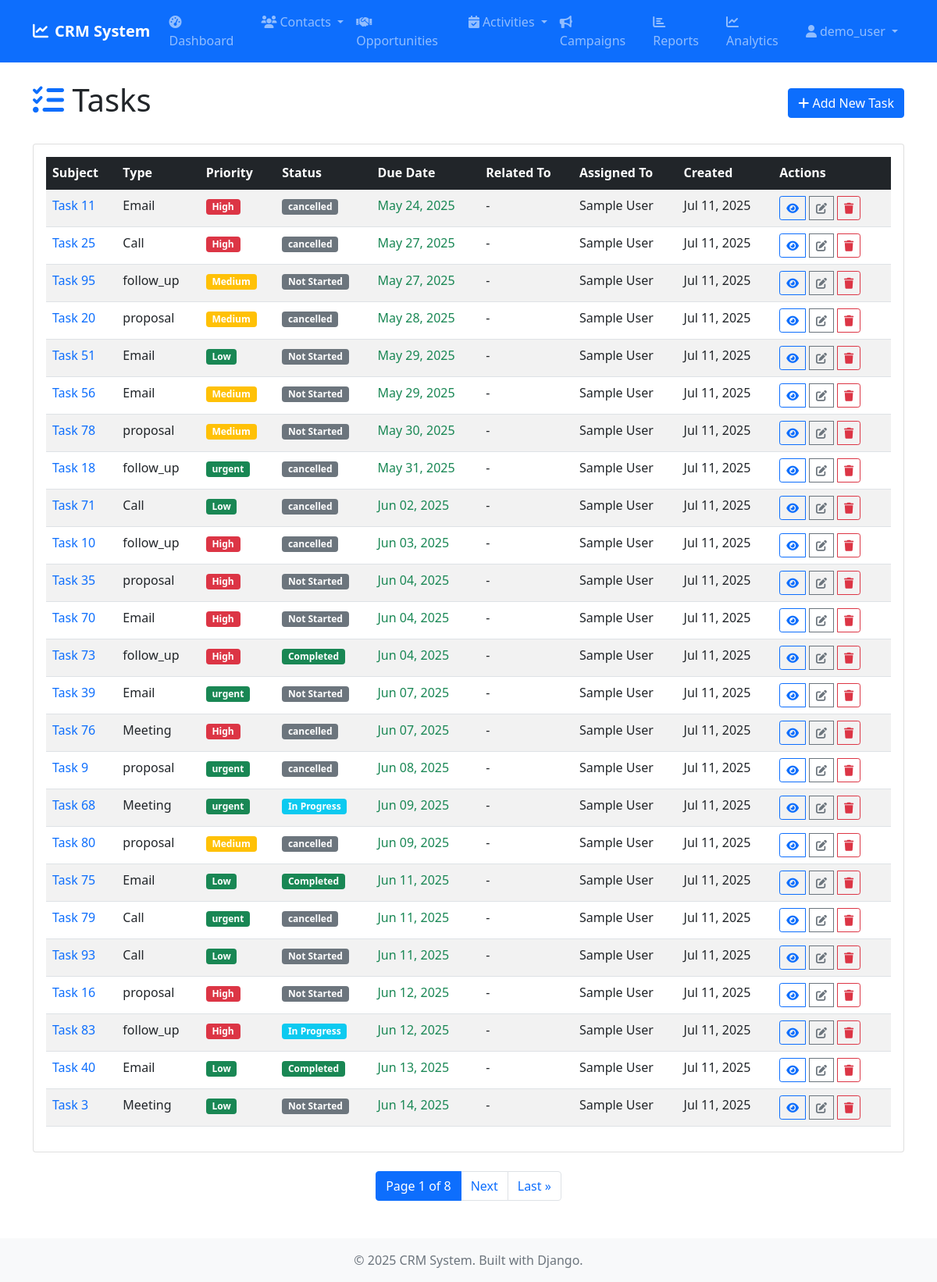
The app's page /tasks/ (signed in) with its own data.
### tasks/models.py (models this page shows, shortened)
class Task(models.Model):
    STATUS_CHOICES = [
        ('not_started', 'Not Started'),
        ('in_progress', 'In Progress'),
        ('completed', 'Completed'),
        ('pending_input', 'Pending Input'),
        ('deferred', 'Deferred'),
    ]
    PRIORITY_CHOICES = [
        ('low', 'Low'),
        ('medium', 'Medium'),
        ('high', 'High'),
    ]
    TYPE_CHOICES = [
        ('call', 'Call'),
        ('meeting', 'Meeting'),
        ('email', 'Email'),
        ('task', 'Task'),
        ('demo', 'Demo'),
        ('other', 'Other'),
    ]
    subject = models.CharField(max_length=200)
    status = models.CharField(max_length=15, choices=STATUS_CHOICES, default='not_started')
    priority = models.CharField(max_length=10, choices=PRIORITY_CHOICES, default='medium')
    task_type = models.CharField(max_length=10, choices=TYPE_CHOICES, default='task')
    due_date = models.DateTimeField()
    start_date = models.DateTimeField(null=True, blank=True)
    description = models.TextField(blank=True)
    content_type = models.ForeignKey(ContentType, on_delete=models.CASCADE, null=True, blank=True)
    object_id = models.PositiveIntegerField(null=True, blank=True)
    related_to = GenericForeignKey('content_type', 'object_id')
    assigned_to = models.ForeignKey(User, on_delete=models.CASCADE, related_name='assigned_tasks')
    created_by = models.ForeignKey(User, on_delete=models.SET_NULL, null=True, blank=True, related_name='created_tasks')
    created_at = models.DateTimeField(auto_now_add=True)
    updated_at = models.DateTimeField(auto_now=True)
    class Meta:
        ordering = ['due_date']

### tasks/views.py (the view)
# urls.py: path('', views.TaskListView.as_view(), name='list'),
class TaskListView(LoginRequiredMixin, ListView):
    model = Task
    template_name = 'tasks/task_list.html'
    context_object_name = 'tasks'
    paginate_by = 25
    def get_queryset(self):
        return Task.objects.select_related('assigned_to').order_by('due_date')

### templates/tasks/task_list.html (shortened to what this page needs)
{% extends 'base.html' %}
{% block content %}
<div class="d-flex justify-content-between align-items-center mb-4">
    <h1><i class="fas fa-tasks text-primary"></i> Tasks</h1>
    <a href="{% url 'tasks:create' %}" class="btn btn-primary">
        <i class="fas fa-plus"></i> Add New Task
    </a>
</div>
<div class="card">
    <div class="card-body">
        <div class="table-responsive">
            <table class="table table-striped table-hover">
                <thead class="table-dark">
                    <tr>
                        <th>Subject</th>
                        <th>Type</th>
                        <th>Priority</th>
                        <th>Status</th>
                        <th>Due Date</th>
                        <th>Related To</th>
                        <th>Assigned To</th>
                        <th>Created</th>
                        <th>Actions</th>
                    </tr>
                </thead>
                <tbody>
                    {% for task in tasks %}
                    <tr>
                        <td>
                            <a href="{% url 'tasks:detail' task.pk %}" class="text-decoration-none">
                                {{ task.subject }}
                            </a>
                        </td>
                        <td>{{ task.get_task_type_display }}</td>
                        <td>
                            <span class="badge {% if task.priority == 'high' %}bg-danger{% elif task.priority == 'medium' %}bg-warning{% else %}bg-success{% endif %}">
                                {{ task.get_priority_display }}
                            </span>
                        </td>
                        <td>
                            <span class="badge {% if task.status == 'completed' %}bg-success{% elif task.status == 'in_progress' %}bg-info{% elif task.status == 'pending' %}bg-warning{% else %}bg-secondary{% endif %}">
                                {{ task.get_status_display }}
                            </span>
                        </td>
                        <td>
                            {% if task.due_date %}
                                <span class="{% if task.due_date < today %}text-danger{% elif task.due_date == today %}text-warning{% else %}text-success{% endif %}">
                                    {{ task.due_date|date:"M d, Y" }}
                                </span>
                            {% else %}
                                -
                            {% endif %}
                        </td>
                        <td>
                            {% if task.related_account %}
                                <a href="{% url 'accounts:detail' task.related_account.pk %}">{{ task.related_account.name }}</a>
                            {% elif task.related_contact %}
                                <a href="{% url 'contacts:detail' task.related_contact.pk %}">{{ task.related_contact.full_name }}</a>
                            {% elif task.related_opportunity %}
                                <a href="{% url 'opportunities:detail' task.related_opportunity.pk %}">{{ task.related_opportunity.name }}</a>
                            {% else %}
                                -
                            {% endif %}
                        </td>
                        <td>{{ task.assigned_to.get_full_name|default:"-" }}</td>
                        <td>{{ task.created_at|date:"M d, Y" }}</td>
                        <td>
                            <div class="btn-group" role="group">
                                <a href="{% url 'tasks:detail' task.pk %}" class="btn btn-sm btn-outline-primary" title="View">
                                    <i class="fas fa-eye"></i>
                                </a>
                                <a href="{% url 'tasks:edit' task.pk %}" class="btn btn-sm btn-outline-secondary" title="Edit">
                                    <i class="fas fa-edit"></i>
                                </a>
                                <a href="{% url 'tasks:delete' task.pk %}" class="btn btn-sm btn-outline-danger" title="Delete">
                                    <i class="fas fa-trash"></i>
                                </a>
                            </div>
                        </td>
                    </tr>
                    {% endfor %}
                </tbody>
            </table>
        </div>
    </div>
</div>
{% if is_paginated %}
<nav aria-label="Page navigation">
    <ul class="pagination justify-content-center mt-4">
        <li class="page-item active">
            <span class="page-link">
                Page {{ page_obj.number }} of {{ page_obj.paginator.num_pages }}
            </span>
        </li>
        {% if page_obj.has_next %}
            <li class="page-item">
                <a class="page-link" href="?page={{ page_obj.next_page_number }}">Next</a>
            </li>
            <li class="page-item">
                <a class="page-link" href="?page={{ page_obj.paginator.num_pages }}">Last &raquo;</a>
            </li>
        {% endif %}
    </ul>
</nav>
{% endif %}
{% endblock %}

### templates/base.html (shortened to what this page needs)
<!DOCTYPE html>
<html lang="en">
<head>
    <link href="https://cdn.jsdelivr.net/npm/bootstrap@5.1.3/dist/css/bootstrap.min.css" rel="stylesheet">
    <link href="https://cdnjs.cloudflare.com/ajax/libs/font-awesome/6.0.0/css/all.min.css" rel="stylesheet">
    {% load static %}
    <link href="{% static 'css/custom.css' %}" rel="stylesheet">
</head>
<body>
    <nav class="navbar navbar-expand-lg navbar-dark bg-primary">
        <div class="container">
            <a class="navbar-brand" href="{% url 'dashboard:home' %}">
                <i class="fas fa-chart-line me-2"></i>CRM System
            </a>
            {% if user.is_authenticated %}
            <div class="collapse navbar-collapse" id="navbarNav">
                <ul class="navbar-nav me-auto">
                    <li class="nav-item">
                        <a class="nav-link" href="{% url 'dashboard:home' %}">
                            <i class="fas fa-tachometer-alt me-1"></i>Dashboard
                        </a>
                    </li>
                    <li class="nav-item dropdown">
                        <a class="nav-link dropdown-toggle" href="#" role="button" data-bs-toggle="dropdown">
                            <i class="fas fa-users me-1"></i>Contacts
                        </a>
                    </li>
                    <li class="nav-item">
                        <a class="nav-link" href="{% url 'opportunities:list' %}">
                            <i class="fas fa-handshake me-1"></i>Opportunities
                        </a>
                    </li>
                    <li class="nav-item dropdown">
                        <a class="nav-link dropdown-toggle" href="#" role="button" data-bs-toggle="dropdown">
                            <i class="fas fa-calendar-check me-1"></i>Activities
                        </a>
                    </li>
                    <li class="nav-item">
                        <a class="nav-link" href="{% url 'campaigns:list' %}">
                            <i class="fas fa-bullhorn me-1"></i>Campaigns
                        </a>
                    </li>
                    <li class="nav-item">
                        <a class="nav-link" href="{% url 'dashboard:reports' %}">
                            <i class="fas fa-chart-bar me-1"></i>Reports
                        </a>
                    </li>
                    <li class="nav-item">
                        <a class="nav-link" href="{% url 'dashboard:analytics' %}">
                            <i class="fas fa-chart-line me-1"></i>Analytics
                        </a>
                    </li>
                </ul>
                <ul class="navbar-nav">
                    <li class="nav-item dropdown">
                        <a class="nav-link dropdown-toggle" href="#" role="button" data-bs-toggle="dropdown">
                            <i class="fas fa-user me-1"></i>{{ user.username }}
                        </a>
                    </li>
                </ul>
            </div>
            {% endif %}
        </div>
    </nav>
    <main class="container my-4">
        {% block content %}
        {% endblock %}
    </main>
    <footer class="bg-light text-center py-3 mt-5">
        <div class="container">
            <p class="text-muted mb-0">&copy; 2025 CRM System. Built with Django.</p>
        </div>
    </footer>
</body>
</html>

### static/css/custom.css (style rules this page uses)
.navbar-brand { font-weight: bold; }
.btn-sm { margin-right: 5px; }

### records on screen
Task: subject "Task 11", task_type "Email", priority "High", status "cancelled", due_date "May 24, 2025", assigned_to.get_full_name "Sample User", created_at "Jul 11, 2025"
Task: subject "Task 25", task_type "Call", priority "High", status "cancelled", due_date "May 27, 2025", assigned_to.get_full_name "Sample User", created_at "Jul 11, 2025"
Task: subject "Task 95", task_type "follow_up", priority "Medium", status "Not Started", due_date "May 27, 2025", assigned_to.get_full_name "Sample User", created_at "Jul 11, 2025"
Task: subject "Task 20", task_type "proposal", priority "Medium", status "cancelled", due_date "May 28, 2025", assigned_to.get_full_name "Sample User", created_at "Jul 11, 2025"
Task: subject "Task 51", task_type "Email", priority "Low", status "Not Started", due_date "May 29, 2025", assigned_to.get_full_name "Sample User", created_at "Jul 11, 2025"
Task: subject "Task 56", task_type "Email", priority "Medium", status "Not Started", due_date "May 29, 2025", assigned_to.get_full_name "Sample User", created_at "Jul 11, 2025"
Task: subject "Task 78", task_type "proposal", priority "Medium", status "Not Started", due_date "May 30, 2025", assigned_to.get_full_name "Sample User", created_at "Jul 11, 2025"
Task: subject "Task 18", task_type "follow_up", priority "urgent", status "cancelled", due_date "May 31, 2025", assigned_to.get_full_name "Sample User", created_at "Jul 11, 2025"
Task: subject "Task 71", task_type "Call", priority "Low", status "cancelled", due_date "Jun 02, 2025", assigned_to.get_full_name "Sample User", created_at "Jul 11, 2025"
Task: subject "Task 10", task_type "follow_up", priority "High", status "cancelled", due_date "Jun 03, 2025", assigned_to.get_full_name "Sample User", created_at "Jul 11, 2025"
Task: subject "Task 35", task_type "proposal", priority "High", status "Not Started", due_date "Jun 04, 2025", assigned_to.get_full_name "Sample User", created_at "Jul 11, 2025"
Task: subject "Task 70", task_type "Email", priority "High", status "Not Started", due_date "Jun 04, 2025", assigned_to.get_full_name "Sample User", created_at "Jul 11, 2025"
Task: subject "Task 73", task_type "follow_up", priority "High", status "Completed", due_date "Jun 04, 2025", assigned_to.get_full_name "Sample User", created_at "Jul 11, 2025"
Task: subject "Task 39", task_type "Email", priority "urgent", status "Not Started", due_date "Jun 07, 2025", assigned_to.get_full_name "Sample User", created_at "Jul 11, 2025"
Task: subject "Task 76", task_type "Meeting", priority "High", status "cancelled", due_date "Jun 07, 2025", assigned_to.get_full_name "Sample User", created_at "Jul 11, 2025"
Task: subject "Task 9", task_type "proposal", priority "urgent", status "cancelled", due_date "Jun 08, 2025", assigned_to.get_full_name "Sample User", created_at "Jul 11, 2025"
Task: subject "Task 68", task_type "Meeting", priority "urgent", status "In Progress", due_date "Jun 09, 2025", assigned_to.get_full_name "Sample User", created_at "Jul 11, 2025"
Task: subject "Task 80", task_type "proposal", priority "Medium", status "cancelled", due_date "Jun 09, 2025", assigned_to.get_full_name "Sample User", created_at "Jul 11, 2025"
Task: subject "Task 75", task_type "Email", priority "Low", status "Completed", due_date "Jun 11, 2025", assigned_to.get_full_name "Sample User", created_at "Jul 11, 2025"
Task: subject "Task 79", task_type "Call", priority "urgent", status "cancelled", due_date "Jun 11, 2025", assigned_to.get_full_name "Sample User", created_at "Jul 11, 2025"
Task: subject "Task 93", task_type "Call", priority "Low", status "Not Started", due_date "Jun 11, 2025", assigned_to.get_full_name "Sample User", created_at "Jul 11, 2025"
Task: subject "Task 16", task_type "proposal", priority "High", status "Not Started", due_date "Jun 12, 2025", assigned_to.get_full_name "Sample User", created_at "Jul 11, 2025"
Task: subject "Task 83", task_type "follow_up", priority "High", status "In Progress", due_date "Jun 12, 2025", assigned_to.get_full_name "Sample User", created_at "Jul 11, 2025"
Task: subject "Task 40", task_type "Email", priority "Low", status "Completed", due_date "Jun 13, 2025", assigned_to.get_full_name "Sample User", created_at "Jul 11, 2025"
Task: subject "Task 3", task_type "Meeting", priority "Low", status "Not Started", due_date "Jun 14, 2025", assigned_to.get_full_name "Sample User", created_at "Jul 11, 2025"

### other values on screen
{{ user.username }} "demo_user"
{{ page_obj.number }} "1"
{{ page_obj.paginator.num_pages }} "8"
